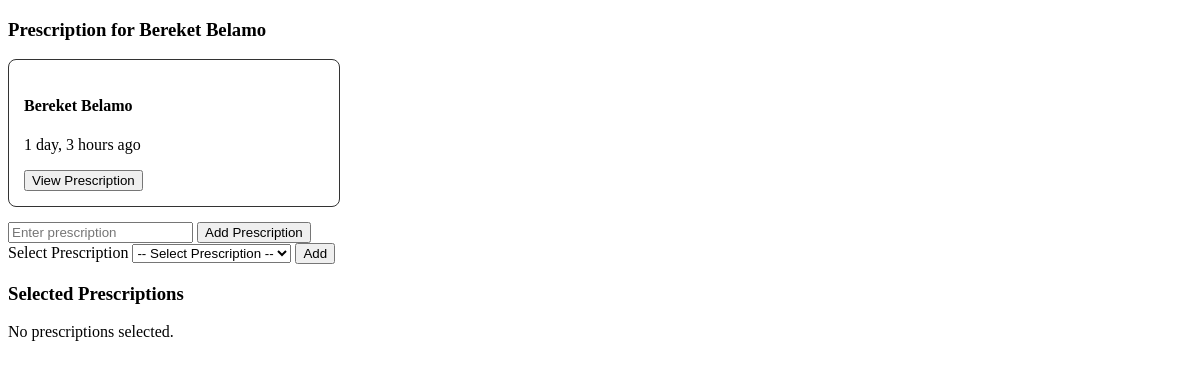
Page /prescription/4/ on the earlier database version.
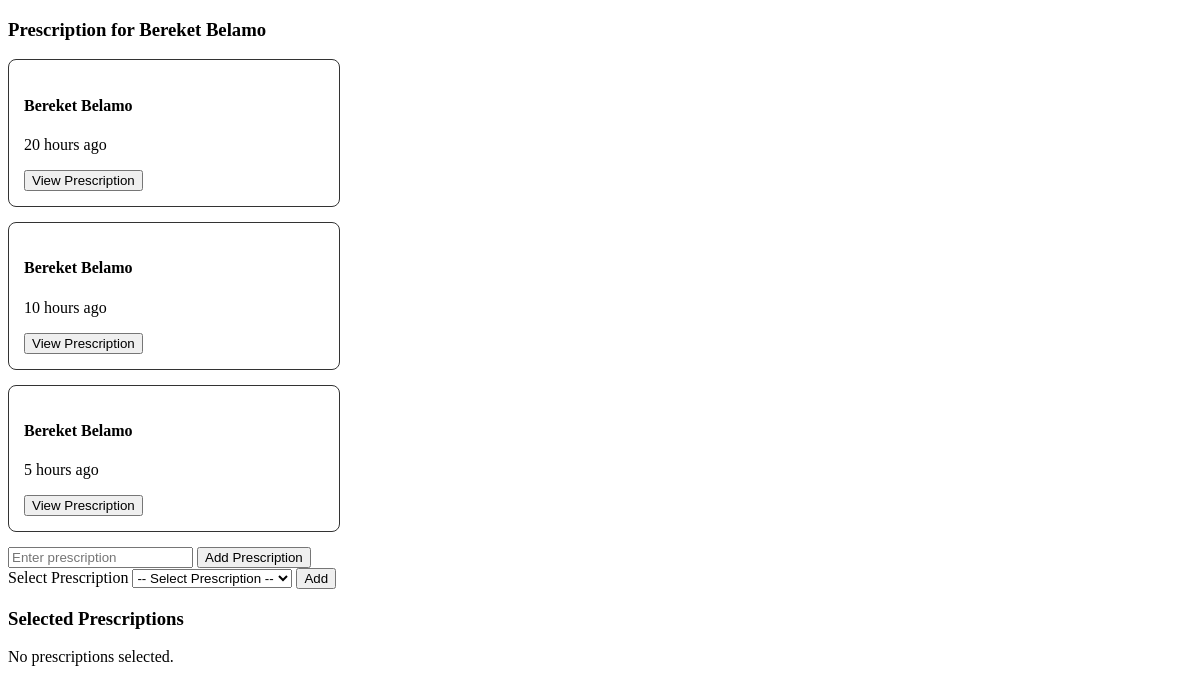
Same page on the later database version.
### App/models.py (models this page shows, shortened)
class Visit(models.Model):
    status_choice = [
        ('waiting' ,'Waiting'),
        ('nurse' , 'With Nurse'),
        ('doctor' , 'With Doctor'),
        ('lab' , 'Lab'),
        ('completed' , 'Completed'),
        ('incomplete' , 'InComplete')
    ]
    patient = models.ForeignKey(Patient, on_delete=models.CASCADE)
    status = models.CharField(choices=status_choice, default='waiting')
    visit_date = models.DateTimeField(auto_now_add=True)

class Patient(models.Model):
    name = models.CharField(max_length=100)
    date_of_birth = models.DateField()
    Sex_choice = [
        ('M', 'Male'),
        ('F', "Female")
    ]
    sex = models.CharField(choices=Sex_choice)
    allergy = models.CharField()
    zone = models.CharField(max_length=50)
    city = models.CharField(max_length=50)
    phone = models.CharField(max_length=20)
    emergency_contact = models.CharField(max_length=20)
    date_registered = models.DateTimeField(auto_now_add=True)

class Prescription(models.Model):
    visit = models.ForeignKey(Visit,on_delete=models.CASCADE,related_name='prescriptions')
    prescription_template = models.ForeignKey(PrescriptionTemplate,on_delete=models.CASCADE,related_name='prescriptions')
    prescription_group = models.DateTimeField()
    prescribed_at = models.DateTimeField(auto_now_add=True)

### App/views.py (the view)
# urls.py: path('prescription/<int:visit_id>/',views.prescription,name='prescription'),
def prescription(request, visit_id):
    visit = get_object_or_404(Visit,id=visit_id,status='doctor')
    form = PrescriptionLineForm()
    prescriptions = PrescriptionTemplate.objects.all()
    prescription_cart = request.session.get('prescription_cart',{})
    cart = prescription_cart.get(str(visit_id),[])
    selected_prescriptions = PrescriptionTemplate.objects.filter(id__in=cart)
    viewprescriptions = Prescription.objects.filter(visit=visit).select_related('prescription_template').order_by('prescription_group')
    grouped_prescriptions = []
    for group_time, prescriptions_group in groupby(
        viewprescriptions,
        key=lambda x: x.prescription_group
    ):
        grouped_prescriptions.append({
            'prescription_group': group_time,
            'prescriptions': list(prescriptions_group)
        })
    context = {
        'visit': visit,
        'prescriptions': prescriptions,
        'selected_prescriptions': selected_prescriptions,
        'grouped_prescriptions': grouped_prescriptions,
        'viewprescriptions' : viewprescriptions,
        'form' : form,
    }
    return render(request,'doctor/prescription.html',context)

### App/forms.py
class PrescriptionLineForm(forms.ModelForm):
    class Meta:
        model = PrescriptionTemplate
        fields = ['name']

### App/templates/doctor/prescription.html (shortened to what this page needs)
{% load humanize %}
<!DOCTYPE html>
<html lang="en">
<head>
</head>
<body>
<h3>Prescription for {{ visit.patient.name }}</h3>
{% for group in grouped_prescriptions %}
    <div class="prescription-card">
        <h4>{{ visit.patient.name }} </h4>
        <p>{{ group.prescription_group|naturaltime}}</p>
        <button
            type="button"
            onclick="showPrescription('{{ forloop.counter }}')">
            View Prescription
        </button>
    </div>
{% empty %}
    <p>No saved prescriptions.</p>
{% endfor %}
<form method="POST" action="{% url 'prescriptionlines' %}">
    <input
        type="text"
        name="name"
        placeholder="Enter prescription"
        required
    >
    <button type="submit">Add Prescription</button>
</form>
<form method="POST"
      action="{% url 'add_prescription' visit.id %}">
    <label>Select Prescription</label>
    <select name="prescription_id" required>
        <option value="">
            -- Select Prescription --
        </option>
    </select>
    <button type="submit">Add</button>
</form>
<h3>Selected Prescriptions</h3>
{% for prescription in selected_prescriptions %}
    <p>
        {{ prescription.name }}
        <a href="{% url 'delete_prescription' visit.id prescription.id %}">Remove</a>
</p>
{% empty %}
    <p>No prescriptions selected.</p>
{% endfor %}
</body>
</html>

### App/templates/doctor/prescription.html (style rules this page uses)
.prescription-card { border: 1px solid #333; padding: 15px; margin: 15px 0; width: 300px; border-radius: 8px; }

Differences in the rows shown:
removed Prescription: prescription_group "1 day, 3 hours ago"
added Prescription: prescription_group "20 hours ago"
added Prescription: prescription_group "10 hours ago"
added Prescription: prescription_group "5 hours ago"
Other differences:
new list line: "Bereket Belamo"
new list line: "View Prescription"
list line gone: "Bereket Belamo"
list line gone: "View Prescription"
